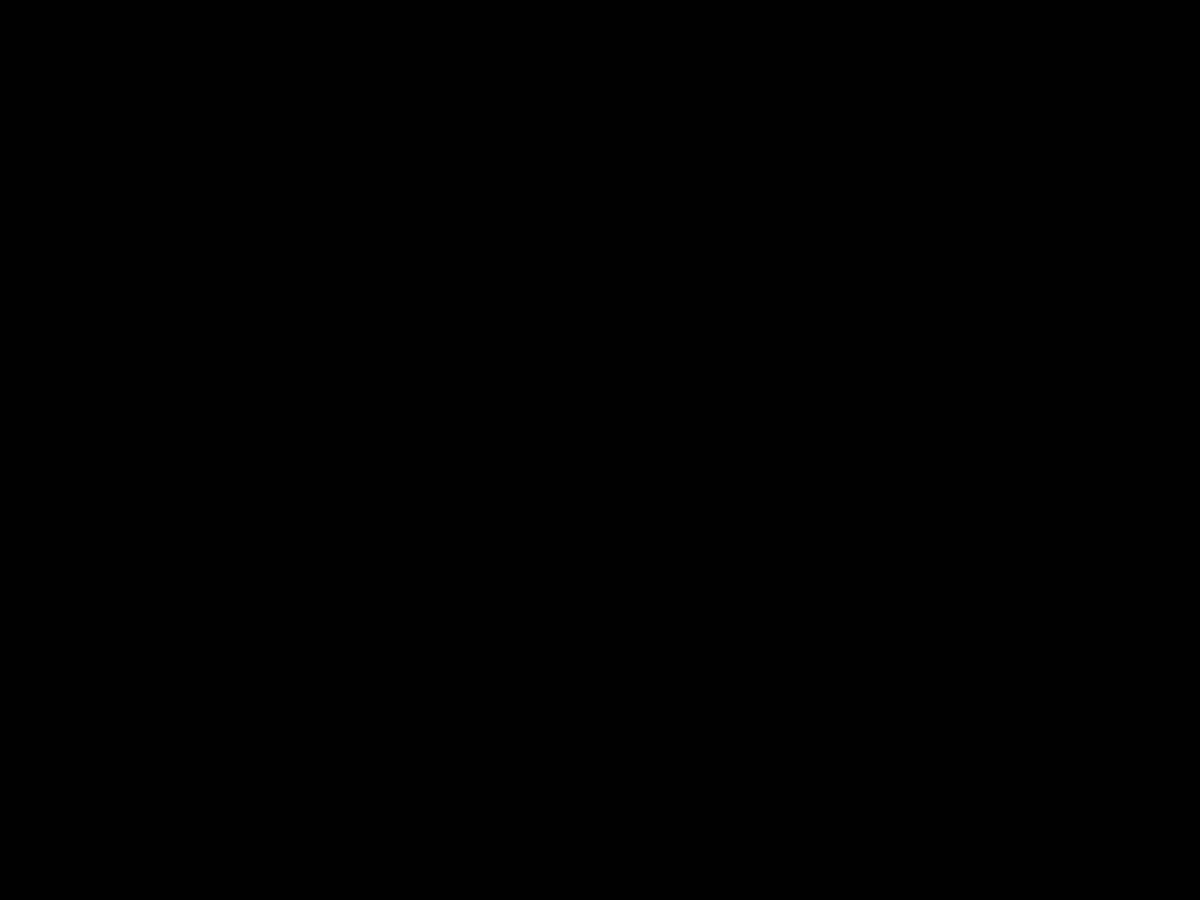
Frame 1 (no input)
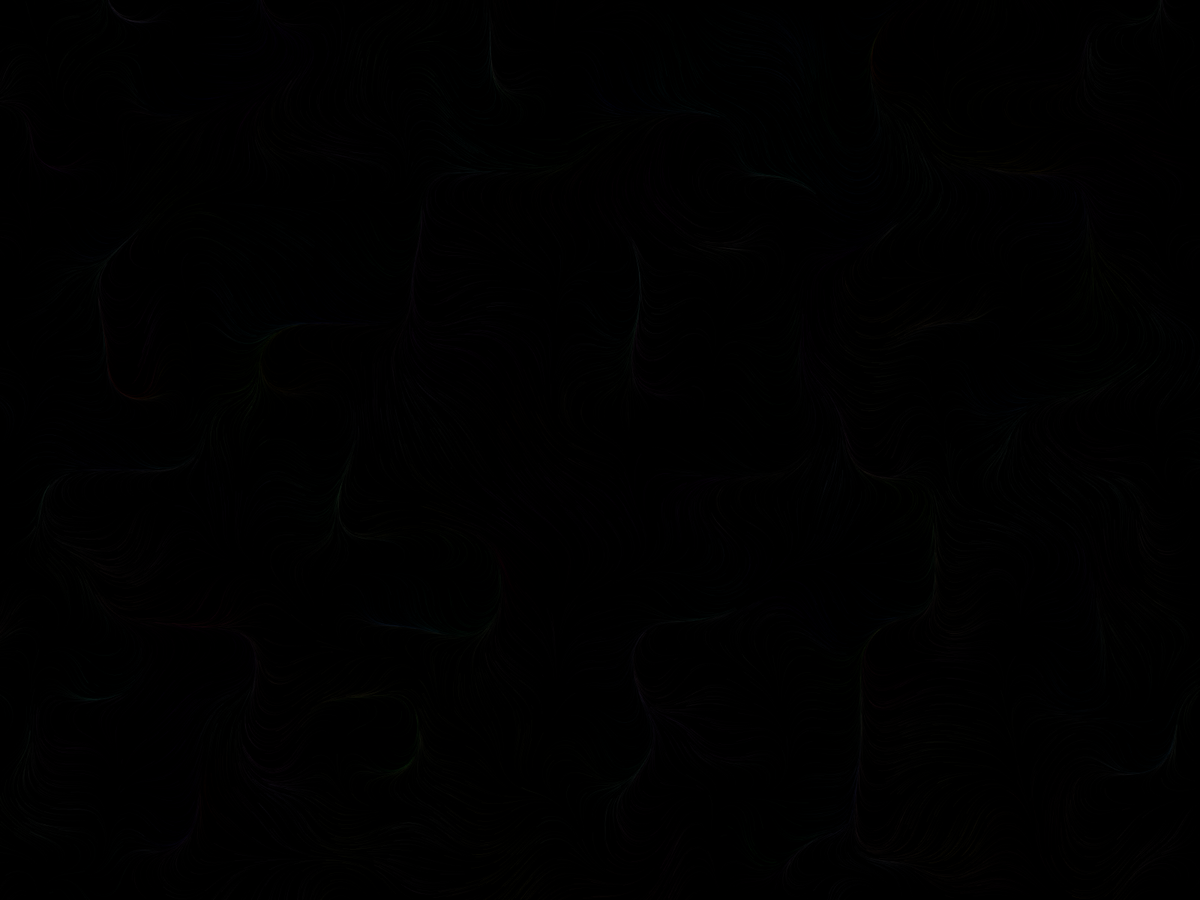
Frame 60 (the mouse pressed at the canvas centre just before this capture)
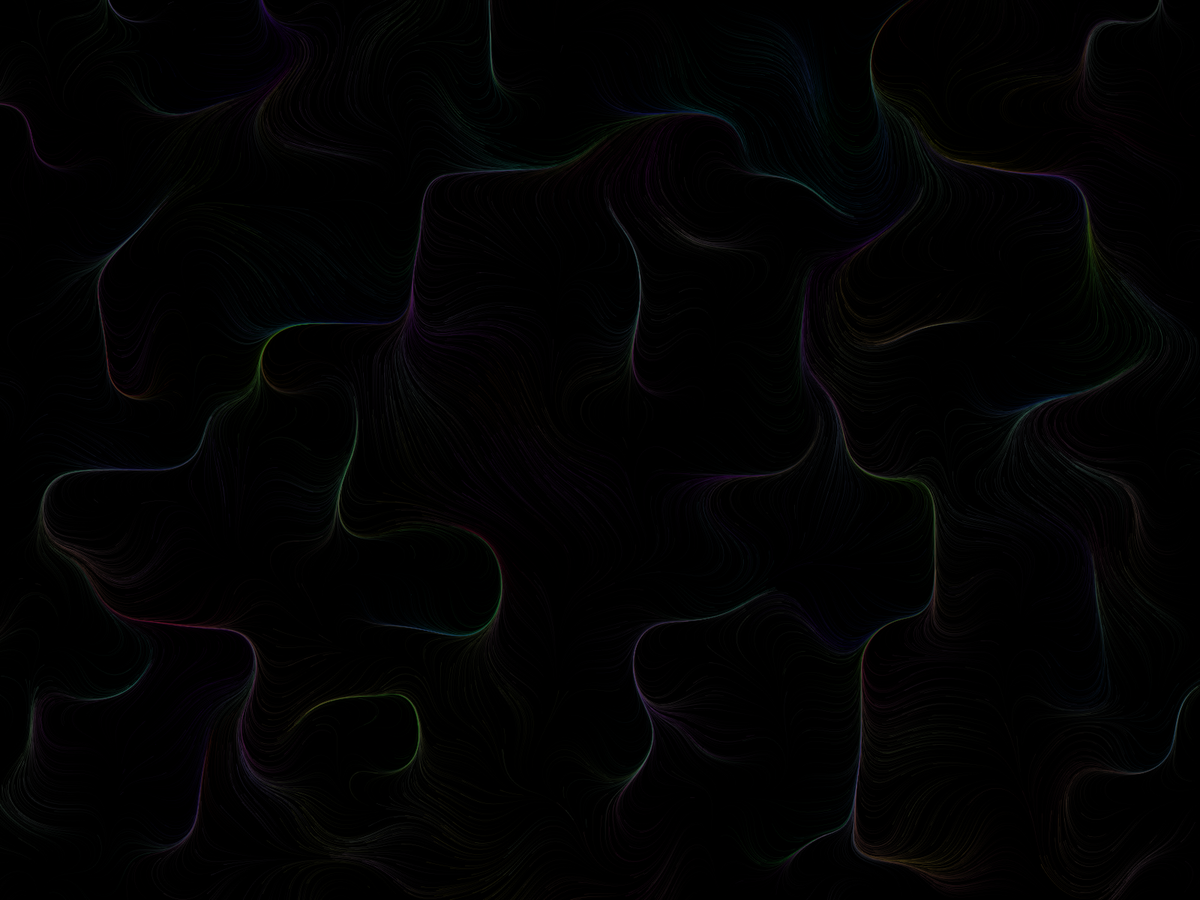
Frame 120 (the mouse held since frame 60 and released just before this capture)

The Processing sketch that drew these frames (run headless with seeded random() and noise(); from frame 60 on, the mouse is pressed at the canvas centre):

// Processing sketch: travelingCircles
// ── travelingCircles.pde
float[] XCoord;
float[] YCoord;
color[] Color;
float angle;

void setup()
{
  XCoord = new float[10000];
  YCoord = new float[10000];
  Color = new color[10000];
  fullScreen();
  
  noiseDetail(1, 1);
  
  for (int i = 0; i < XCoord.length; i++)
  {
    XCoord[i] = random(0, width);
    YCoord[i] = random(0, height);
    Color[i] = color(noise(XCoord[i] * 0.01, YCoord[i] * 0.01) * 255,
                     noise(XCoord[i] * 0.01 + 1000, YCoord[i] * 0.01) * 255,
                     noise(XCoord[i] * 0.01 + 2000, YCoord[i] * 0.01) * 255);
  }
  
  background(0);
  noStroke();
}

void draw()
{

  for (int i = 0; i < XCoord.length; i++)
  {
    fill(Color[i]);
    circle(XCoord[i], YCoord[i], sin(radians(millis() * 0.01)));
    
    angle = radians(noise(XCoord[i] * 0.01, YCoord[i] * 0.01) * 720);
    
    XCoord[i] += sin(angle);
    YCoord[i] += cos(angle);
    
    if (XCoord[i] < 0 || YCoord[i] < 0 || XCoord[i] > width || YCoord[i] > height)
    {
      XCoord[i] = random(0, width);
      YCoord[i] = random(0, height);
      Color[i] = color(noise(XCoord[i] * 0.01, YCoord[i] * 0.01) * 255,
                       noise(XCoord[i] * 0.01 + 1000, YCoord[i] * 0.01) * 255,
                       noise(XCoord[i] * 0.01 + 2000, YCoord[i] * 0.01) * 255);
    }
  }
}
